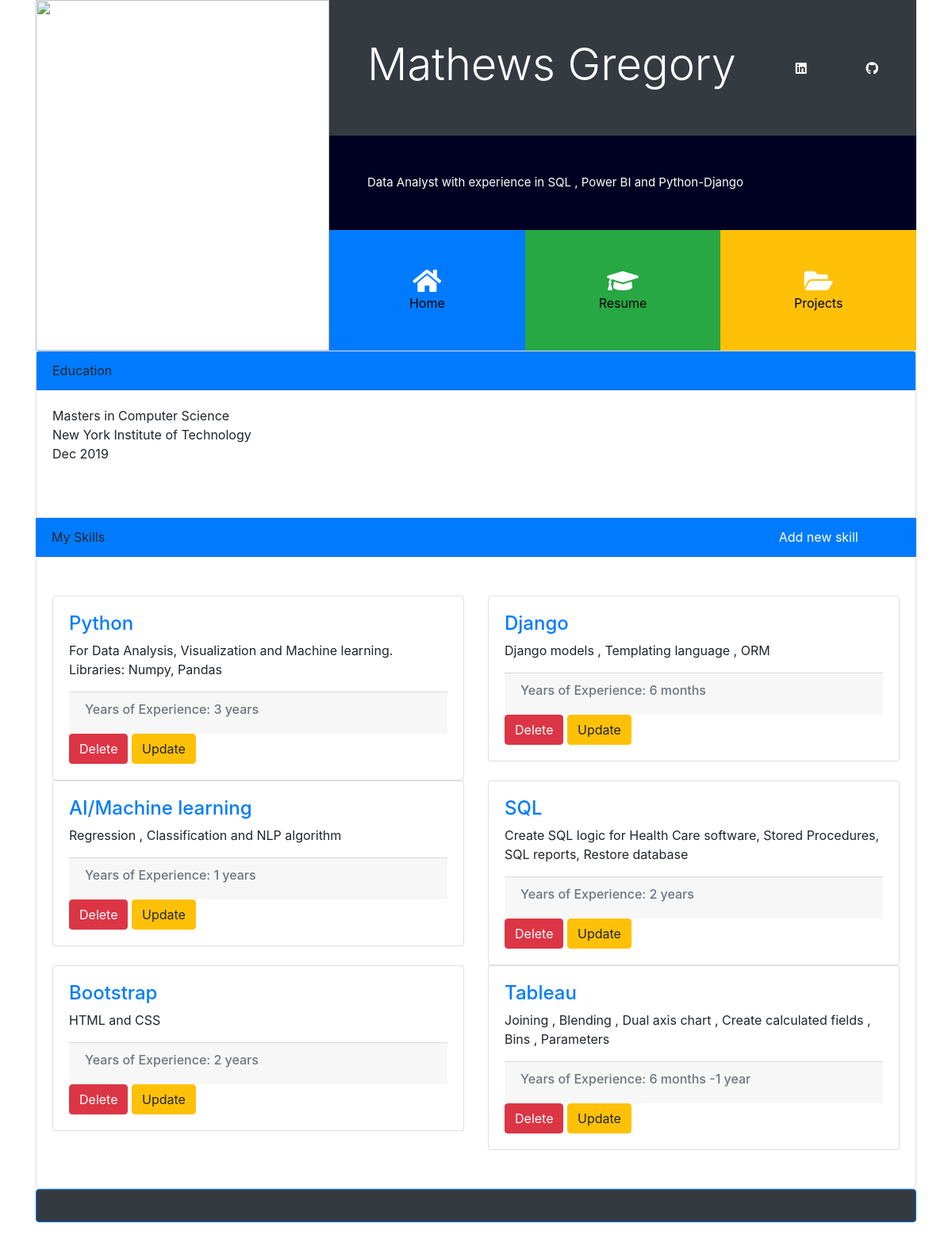
The app's page /, older data.
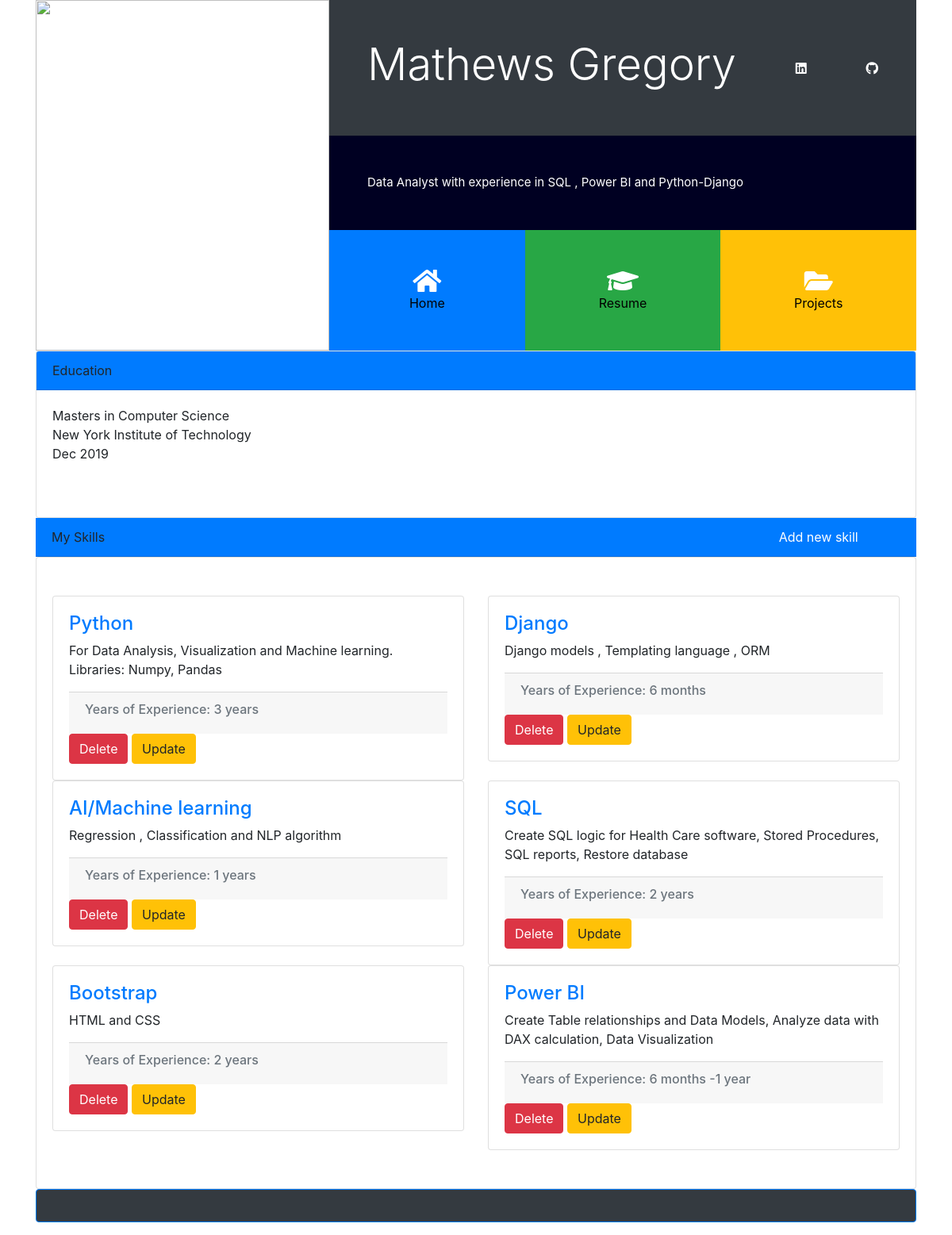
The same page, newer data.
### portfolio/models.py (models this page shows, shortened)
class Skills (models.Model):
    skill = models.CharField(max_length = 50)
    years = models.CharField(max_length = 50)
    tools = models.TextField(max_length=100 , blank = True , null = True)

### portfolio/views.py (the view)
# urls.py: 2. Add a URL to urlpatterns:  path('', views.home, name='home')
def home(request):
    projects = Project.objects.all()
    skills = Skills.objects.all()
    education = Education.objects.all()
    return render(request , 'portfolio/home.html' , {'projects' : projects , 'skills' : skills , 'education':education})

### portfolio/templates/portfolio/home.html (shortened to what this page needs)
{% extends 'portfolio/basetemplate.html'%}
{% block content %}
{% load static %}
 <link href="{% static 'portfolio/custom.css' %}" rel="stylesheet">
 <div id="home" class="collapse show">
      <div class="card">
            {% for edu in education %}
                    <div class="card-header bg-primary">
                      Education
                    </div>
                    <div class="card-body">
                        <div class="card-text">
                           <p>  {{ edu.Degree}} <br>
                                {{ edu.university}}  <br>
                                {{ edu.Graduation_year}}   <br>
                            </p>
                        </div>
                    </div>
             {% endfor %}
          <div class="container">
              <div class="row mb-2">
                  <div class="col-md-2">
                  </div>
              </div>
          </div>
      </div>
        <div class="card-header bg-primary">
              <div class="row">
                   <div class="col-md-10">
                      My Skills
                   </div>
                   <div class="col-md-2">
                       <a href ="{% url 'portfolio:create_item'  %}" class="text-white">Add new skill </a>
                   </div>
              </div>
        </div>
      <div class="card card-body py-5">
            <div class="row">
                {% for skill in skills %}
                   <div class="col-lg-6">
                           <div class="card-deck">
                               <div class="card">
                                    <div class="card-body">
                                      <h4 class="card-text text-primary" >{{ skill.skill}}</h4>
                                      <p class="card-text" > {{skill.tools}}</p>
                                           <div class="card-footer">
                                                <h6 class="text-muted">
                                                 Years of Experience:     {{ skill.years }}
                                                </h6>
                                           </div>
                                       <a class ="btn btn-danger" href ="{% url 'portfolio:delete_skill' skill.id %}"  role="button" >Delete </a>
                                         <a class ="btn btn-warning" href ="{% url 'portfolio:update_skill' skill.id %}" role="button" > Update </a>
                                    </div>
                               </div>
                           </div>
                    </div>
                {% endfor %}
            </div>
      </div>
</div>
{% endblock %}

Row changes from the older to the newer data that the page shows:
changed Skills: skill "Tableau" → "Power BI"; tools "Joining , Blending , Dual axis chart , Create calculated fields , Bins , Parameters" → "Create Table relationships and Data Models, Analyze data with DAX calculation, Data Visualization"
